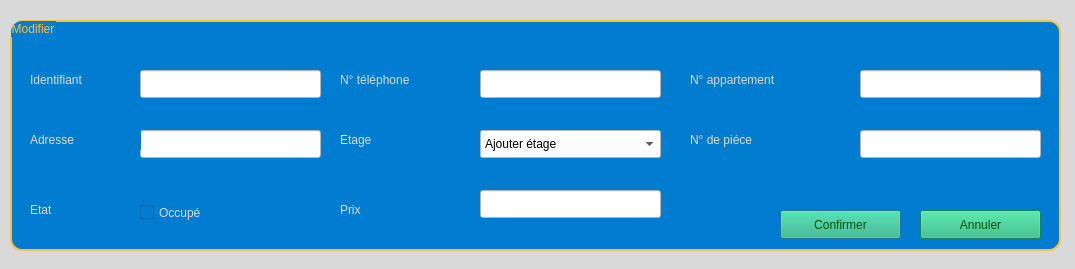
<?xml version="1.0" encoding="UTF-8"?>
<ui version="4.0">
 <class>appar_modifier</class>
 <widget class="QDialog" name="appar_modifier">
  <property name="geometry">
   <rect>
    <x>0</x>
    <y>0</y>
    <width>1075</width>
    <height>269</height>
   </rect>
  </property>
  <property name="windowTitle">
   <string>Dialog</string>
  </property>
  <property name="styleSheet">
   <string notr="true">background-color: rgb(217, 217, 217);</string>
  </property>
  <widget class="QGroupBox" name="groupBox_3">
   <property name="geometry">
    <rect>
     <x>10</x>
     <y>20</y>
     <width>1051</width>
     <height>231</height>
    </rect>
   </property>
   <property name="styleSheet">
    <string notr="true">QGroupBox
{
background-color: rgb(0, 125, 209);
color:  rgb(255, 191, 62);
font: 900 12pt &quot;Franklin Gothic&quot;;
border: 2px solid ;
border-radius: 12px; 
padding: 5px;
border-color: rgb(255, 191, 62);
}</string>
   </property>
   <property name="title">
    <string>Modifier</string>
   </property>
   <widget class="QPushButton" name="modifier">
    <property name="geometry">
     <rect>
      <x>770</x>
      <y>190</y>
      <width>121</width>
      <height>29</height>
     </rect>
    </property>
    <property name="styleSheet">
     <string notr="true">background-color: rgb(36, 179, 122);
font: 900 12pt &quot;Franklin Gothic&quot;;
color: rgb(0, 85, 0);</string>
    </property>
    <property name="text">
     <string>Confirmer</string>
    </property>
   </widget>
   <widget class="QLabel" name="label_8">
    <property name="geometry">
     <rect>
      <x>20</x>
      <y>50</y>
      <width>111</width>
      <height>20</height>
     </rect>
    </property>
    <property name="styleSheet">
     <string notr="true">color: rgb(217, 217, 217);
background-color: rgb(0, 125, 209);
font: 900 12pt &quot;Franklin Gothic&quot;;</string>
    </property>
    <property name="text">
     <string>Identifiant</string>
    </property>
   </widget>
   <widget class="QLineEdit" name="id">
    <property name="geometry">
     <rect>
      <x>130</x>
      <y>50</y>
      <width>181</width>
      <height>28</height>
     </rect>
    </property>
    <property name="styleSheet">
     <string notr="true">background-color: rgb(255, 255, 255);
font: 900 9pt &quot;Franklin Gothic&quot;;
color: rgb(0, 0, 0);</string>
    </property>
   </widget>
   <widget class="QPushButton" name="annuler">
    <property name="geometry">
     <rect>
      <x>910</x>
      <y>190</y>
      <width>121</width>
      <height>29</height>
     </rect>
    </property>
    <property name="styleSheet">
     <string notr="true">background-color: rgb(36, 179, 122);
font: 900 12pt &quot;Franklin Gothic&quot;;
color: rgb(0, 85, 0);</string>
    </property>
    <property name="text">
     <string>Annuler</string>
    </property>
   </widget>
   <widget class="QLabel" name="label_9">
    <property name="geometry">
     <rect>
      <x>330</x>
      <y>50</y>
      <width>141</width>
      <height>20</height>
     </rect>
    </property>
    <property name="styleSheet">
     <string notr="true">color: rgb(217, 217, 217);
background-color: rgb(0, 125, 209);
font: 900 12pt &quot;Franklin Gothic&quot;;</string>
    </property>
    <property name="text">
     <string>N° téléphone</string>
    </property>
   </widget>
   <widget class="QLineEdit" name="numtel">
    <property name="geometry">
     <rect>
      <x>470</x>
      <y>50</y>
      <width>181</width>
      <height>28</height>
     </rect>
    </property>
    <property name="styleSheet">
     <string notr="true">background-color: rgb(255, 255, 255);
font: 900 9pt &quot;Franklin Gothic&quot;;
color: rgb(0, 0, 0);</string>
    </property>
   </widget>
   <widget class="QLabel" name="label_10">
    <property name="geometry">
     <rect>
      <x>680</x>
      <y>50</y>
      <width>161</width>
      <height>20</height>
     </rect>
    </property>
    <property name="styleSheet">
     <string notr="true">color: rgb(217, 217, 217);
background-color: rgb(0, 125, 209);
font: 900 12pt &quot;Franklin Gothic&quot;;</string>
    </property>
    <property name="text">
     <string>N° appartement</string>
    </property>
   </widget>
   <widget class="QLineEdit" name="numapp">
    <property name="geometry">
     <rect>
      <x>850</x>
      <y>50</y>
      <width>181</width>
      <height>28</height>
     </rect>
    </property>
    <property name="styleSheet">
     <string notr="true">background-color: rgb(255, 255, 255);
font: 900 9pt &quot;Franklin Gothic&quot;;
color: rgb(0, 0, 0);</string>
    </property>
   </widget>
   <widget class="QLineEdit" name="add">
    <property name="geometry">
     <rect>
      <x>130</x>
      <y>110</y>
      <width>181</width>
      <height>28</height>
     </rect>
    </property>
    <property name="styleSheet">
     <string notr="true">background-color: rgb(255, 255, 255);
font: 900 9pt &quot;Franklin Gothic&quot;;
color: rgb(0, 0, 0);</string>
    </property>
   </widget>
   <widget class="QLabel" name="label_11">
    <property name="geometry">
     <rect>
      <x>20</x>
      <y>110</y>
      <width>111</width>
      <height>20</height>
     </rect>
    </property>
    <property name="styleSheet">
     <string notr="true">color: rgb(217, 217, 217);
background-color: rgb(0, 125, 209);
font: 900 12pt &quot;Franklin Gothic&quot;;</string>
    </property>
    <property name="text">
     <string>Adresse</string>
    </property>
   </widget>
   <widget class="QLabel" name="label_12">
    <property name="geometry">
     <rect>
      <x>330</x>
      <y>110</y>
      <width>111</width>
      <height>20</height>
     </rect>
    </property>
    <property name="styleSheet">
     <string notr="true">color: rgb(217, 217, 217);
background-color: rgb(0, 125, 209);
font: 900 12pt &quot;Franklin Gothic&quot;;</string>
    </property>
    <property name="text">
     <string>Etage</string>
    </property>
   </widget>
   <widget class="QLabel" name="label_13">
    <property name="geometry">
     <rect>
      <x>680</x>
      <y>110</y>
      <width>121</width>
      <height>20</height>
     </rect>
    </property>
    <property name="styleSheet">
     <string notr="true">color: rgb(217, 217, 217);
background-color: rgb(0, 125, 209);
font: 900 12pt &quot;Franklin Gothic&quot;;</string>
    </property>
    <property name="text">
     <string>N° de piéce</string>
    </property>
   </widget>
   <widget class="QLabel" name="label_14">
    <property name="geometry">
     <rect>
      <x>20</x>
      <y>180</y>
      <width>111</width>
      <height>20</height>
     </rect>
    </property>
    <property name="styleSheet">
     <string notr="true">color: rgb(217, 217, 217);
background-color: rgb(0, 125, 209);
font: 900 12pt &quot;Franklin Gothic&quot;;</string>
    </property>
    <property name="text">
     <string>Etat</string>
    </property>
   </widget>
   <widget class="QLabel" name="label_15">
    <property name="geometry">
     <rect>
      <x>330</x>
      <y>180</y>
      <width>111</width>
      <height>20</height>
     </rect>
    </property>
    <property name="styleSheet">
     <string notr="true">color: rgb(217, 217, 217);
background-color: rgb(0, 125, 209);
font: 900 12pt &quot;Franklin Gothic&quot;;</string>
    </property>
    <property name="text">
     <string>Prix</string>
    </property>
   </widget>
   <widget class="QLineEdit" name="ss">
    <property name="geometry">
     <rect>
      <x>850</x>
      <y>110</y>
      <width>181</width>
      <height>28</height>
     </rect>
    </property>
    <property name="styleSheet">
     <string notr="true">background-color: rgb(255, 255, 255);
font: 900 9pt &quot;Franklin Gothic&quot;;
color: rgb(0, 0, 0);</string>
    </property>
   </widget>
   <widget class="QLineEdit" name="prix">
    <property name="geometry">
     <rect>
      <x>470</x>
      <y>170</y>
      <width>181</width>
      <height>28</height>
     </rect>
    </property>
    <property name="styleSheet">
     <string notr="true">background-color: rgb(255, 255, 255);
font: 900 9pt &quot;Franklin Gothic&quot;;
color: rgb(0, 0, 0);</string>
    </property>
   </widget>
   <widget class="QComboBox" name="etage">
    <property name="geometry">
     <rect>
      <x>470</x>
      <y>110</y>
      <width>181</width>
      <height>28</height>
     </rect>
    </property>
    <property name="styleSheet">
     <string notr="true">color: rgb(0, 0, 0);
background-color: rgb(255, 255, 255);
font: 900 12pt &quot;Franklin Gothic&quot;;</string>
    </property>
    <item>
     <property name="text">
      <string>Ajouter étage</string>
     </property>
    </item>
    <item>
     <property name="text">
      <string>1</string>
     </property>
    </item>
    <item>
     <property name="text">
      <string>2</string>
     </property>
    </item>
    <item>
     <property name="text">
      <string>3</string>
     </property>
    </item>
    <item>
     <property name="text">
      <string>4</string>
     </property>
    </item>
    <item>
     <property name="text">
      <string>5</string>
     </property>
    </item>
   </widget>
   <widget class="QCheckBox" name="checkBox">
    <property name="geometry">
     <rect>
      <x>130</x>
      <y>180</y>
      <width>141</width>
      <height>25</height>
     </rect>
    </property>
    <property name="styleSheet">
     <string notr="true">color: rgb(217, 217, 217);
background-color: rgb(0, 125, 209);
font: 900 12pt &quot;Franklin Gothic&quot;;</string>
    </property>
    <property name="text">
     <string>Occupé</string>
    </property>
   </widget>
  </widget>
 </widget>
 <resources/>
 <connections/>
</ui>
